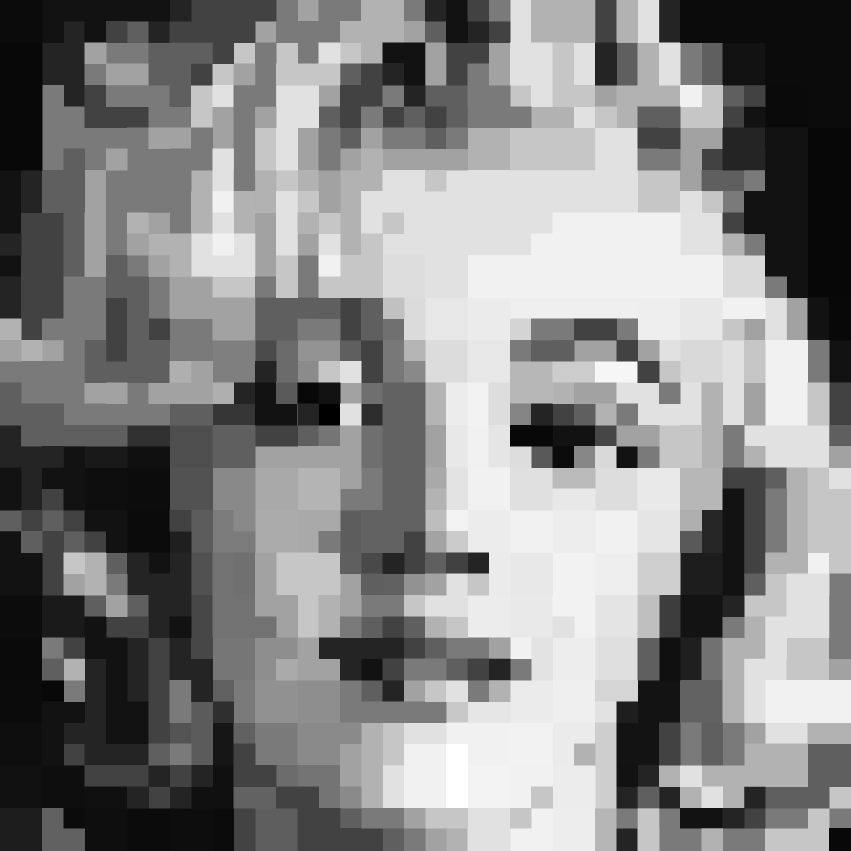
#> input picture picture/sample.jpg, 851 x 851 px
$ python main.py
#> lines starting #> are read from the running program, lines starting #| are printed output that depends on the picture; pictures that were not available may be replaced by others from this repository, and a replacement may not be noted
import cv2
import numpy as np
import os

IMAGE_DIR = "./picture/sample.jpg"
MOSAIC_DIR = "./model/"
COLOR_DIR = "./temp/"
IMAGE_SIZE = 40
CELL_SIZE = 177
OUT_IMAGE_SHAPE = (CELL_SIZE*IMAGE_SIZE, CELL_SIZE*IMAGE_SIZE, 3)
IMG_COLOR_LIST = {}

def load_mosaic_cell(dir = MOSAIC_DIR, ipImgNo = "A", Model = "BrainyColor"):
    """

    :param MOSAIC_DIR: The Mosaic_dir
    :param ipImgNo: Which small picture use, Row: 1, 2, 3 Line:A, B, C
    :return: The mosaic fund of picture

    The cell size is 354 * 354
    """

    if Model == "BrainyColor":
        input_Dir = dir + Model + "/" + ipImgNo + ".jpg"
        img = cv2.imread(input_Dir)
        return img

def find_color(color):
    tmp = 500
    select_color = 0
    for _ in IMG_COLOR_LIST.keys():
        if abs(int(color) - _) < tmp:
            tmp = abs(int(color) - _)
            select_color = _

    sct_color_path = IMG_COLOR_LIST.get(select_color)
    PATH = COLOR_DIR + sct_color_path
    imgColor = cv2.imread(PATH)
    sct_color = imgColor[0][0]

    return sct_color


def cell_2_img(empty_img, w, h, color, model, colorful="False"):
    cell_img = load_mosaic_cell(ipImgNo=model)
    if model == "A" or model == "1":
        color_img = np.zeros(cell_img.shape, np.uint8)
        if colorful == "False":
            color_img[:, :] = color
        else:
            color_img[:, :] = find_color(color)
        cell_img = cv2.addWeighted(cell_img, 0.7, color_img, 0.6, -100)
        empty_img[h*CELL_SIZE:(h+2)*CELL_SIZE, w*CELL_SIZE:(w+2)*CELL_SIZE] = cell_img
    elif model == "B":
        #if h == 38 and w = 16
        color_img = np.zeros(cell_img.shape, np.uint8)
        if colorful == "False":
            color_img[:, :] = color
        else:
            color_img[:, :] = find_color(color)
        cell_img = cv2.addWeighted(cell_img, 0.7, color_img, 0.6, -100)
        empty_img[h * CELL_SIZE:(h + 1) * CELL_SIZE, w * CELL_SIZE:(w + 2) * CELL_SIZE] = cell_img
    elif model == "2":
        color_img = np.zeros(cell_img.shape, np.uint8)
        if colorful == "False":
            color_img[:, :] = color
        else:
            color_img[:, :] = find_color(color)
        cell_img = cv2.addWeighted(cell_img, 0.7, color_img, 0.6, -100)
        empty_img[h * CELL_SIZE:(h + 2) * CELL_SIZE, w * CELL_SIZE:(w + 1) * CELL_SIZE] = cell_img
    elif model == "C" or "3":
        color_img = np.zeros(cell_img.shape, np.uint8)
        if colorful == "False":
            color_img[:, :] = color
        else:
            color_img[:, :] = find_color(color)
        cell_img = cv2.addWeighted(cell_img, 0.7, color_img, 0.6, -100)
        empty_img[h * CELL_SIZE:(h + 1) * CELL_SIZE, w * CELL_SIZE:(w + 1) * CELL_SIZE] = cell_img

    return empty_img

def scan_picture(img, empty_img):

    img_w = img.shape[0]
    img_h = img.shape[1]

    new_w = empty_img[0]
    new_h = empty_img[1]

    colorful = "True"


    for h in range(0, img_w, 2):
        for w in range(0, img_h, 2):
            img_cell_tl = img[h][w]
            img_cell_tr = img[h][w+1]
            img_cell_dl = img[h+1][w]
            img_cell_dr = img[h+1][w+1]


            print("H = %d, W = %d" % (h, w))

            if (w + h) % 4 != 0:
                """ line cell """
                if img_cell_dl == img_cell_tr == img_cell_dr == img_cell_tl:
                    empty_img = cell_2_img(empty_img, w, h, img_cell_tl, model="A", colorful=colorful)
                    #print(empty_img.shape)
                elif img_cell_tl == img_cell_tr:
                    empty_img = cell_2_img(empty_img, w, h, img_cell_tl, model="B", colorful=colorful)
                    empty_img = cell_2_img(empty_img, w, h+1, img_cell_dl, model="C", colorful=colorful)
                    empty_img = cell_2_img(empty_img, w+1, h+1, img_cell_dr, model="C", colorful=colorful)
                elif img_cell_dl == img_cell_dr:
                    empty_img = cell_2_img(empty_img, w, h+1, img_cell_dl, model="B", colorful=colorful)
                    empty_img = cell_2_img(empty_img, w, h, img_cell_tl, model="C", colorful=colorful)
                    empty_img = cell_2_img(empty_img, w+1, h, img_cell_tr, model="C", colorful=colorful)
                else:
                    empty_img = cell_2_img(empty_img, w, h, img_cell_tl, model="C", colorful=colorful)
                    empty_img = cell_2_img(empty_img, w+1, h, img_cell_tr, model="C", colorful=colorful)
                    empty_img = cell_2_img(empty_img, w, h+1, img_cell_dl,model="C", colorful=colorful)
                    empty_img = cell_2_img(empty_img, w+1, h+1, img_cell_dr, model="C", colorful=colorful)
            else:
                """ row cell """
                if img_cell_dl == img_cell_tr == img_cell_dr == img_cell_tl:
                    empty_img = cell_2_img(empty_img, w, h, img_cell_tl, model="1", colorful=colorful)
                elif img_cell_tl == img_cell_dl:
                    empty_img = cell_2_img(empty_img, w, h, img_cell_tl, model="2", colorful=colorful)
                    empty_img = cell_2_img(empty_img, w+1, h, img_cell_tr, model="3", colorful=colorful)
                    empty_img = cell_2_img(empty_img, w+1, h+1, img_cell_dr, model="3", colorful=colorful)
                elif img_cell_tr == img_cell_dr:
                    empty_img = cell_2_img(empty_img, w+1, h, img_cell_tr, model="2", colorful=colorful)
                    empty_img = cell_2_img(empty_img, w, h, img_cell_tl, model="3", colorful=colorful)
                    empty_img = cell_2_img(empty_img, w, h+1, img_cell_dl, model="3", colorful=colorful)
                else:
                    empty_img = cell_2_img(empty_img, w, h, img_cell_tl, model="3", colorful=colorful)
                    empty_img = cell_2_img(empty_img, w+1, h, img_cell_tr, model="3", colorful=colorful)
                    empty_img = cell_2_img(empty_img, w, h+1, img_cell_dl, model="3", colorful=colorful)
                    empty_img = cell_2_img(empty_img, w+1, h+1, img_cell_dr, model="3", colorful=colorful)

    return empty_img


if __name__ == '__main__':

    img = cv2.imread(IMAGE_DIR, cv2.IMREAD_REDUCED_GRAYSCALE_2)
#> img is the input picture: shape (851, 851); min 0, max 255, mean 133.3
    size = img.shape
#> size = (851, 851)
    img_tmp = cv2.resize(img, (IMAGE_SIZE, IMAGE_SIZE))
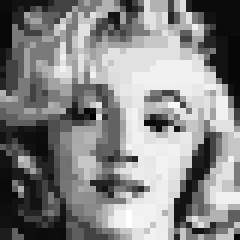
#> img_tmp: shape (40, 40) (shown 6 times larger); min 0, max 255, mean 133.3


    for filename in os.listdir(r"./temp"):
        PATH = "./temp/" + filename
        imgColor = cv2.imread(PATH, cv2.IMREAD_REDUCED_GRAYSCALE_8)
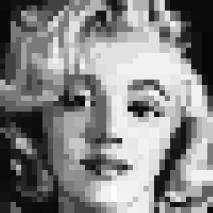
#> imgColor: shape (213, 213); min 0, max 255, mean 133.2
        IMG_COLOR_LIST.setdefault(imgColor[0][0], filename)

    emptyImage = np.zeros(OUT_IMAGE_SHAPE, np.uint8)
    out_img = scan_picture(img_tmp, emptyImage)
#> in scan_picture, `img_cell_tl = img[h][w]`: img_cell_tl = 11
#| H = 0, W = 0
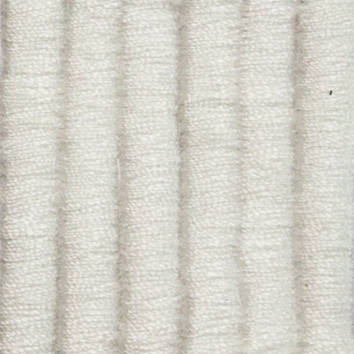
#> input picture model/BrainyColor/1.jpg, 354 x 354 px
#> in load_mosaic_cell, img is the input picture: shape (354, 354, 3); mean B, G, R 203.3, 211.7, 213.7
#> the loop in find_color, `for _ in IMG_COLOR_LIST.keys():` made 1 pass
#> (tmp, select_color) on pass 1: (0, 11)
#> after the loop in find_color, `for _ in IMG_COLOR_LIST.keys():`: tmp = 0
#> in find_color, `sct_color_path = IMG_COLOR_LIST.get(select_color)`: sct_color_path = 'sample.jpg'
#> in find_color, `PATH = COLOR_DIR + sct_color_path`: PATH = './temp/sample.jpg'
#> in find_color, `sct_color = imgColor[0][0]`: sct_color = [11, 11, 11]
#> in cell_2_img, `color_img[:, :] = find_color(color)`: color_img: shape (354, 354, 3); every value is 11
#> in cell_2_img, `cell_img = cv2.addWeighted(cell_img, 0.7, color_img, 0.6, -100)`:
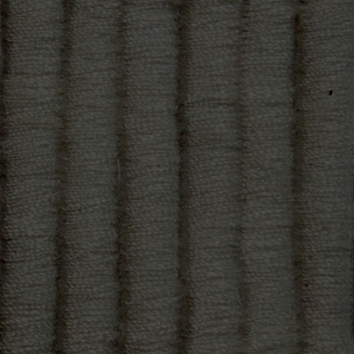
#> cell_img: shape (354, 354, 3); mean B, G, R 48.9, 54.7, 56.1
#> (the run stopped early here; a loop or call above may not have finished)
